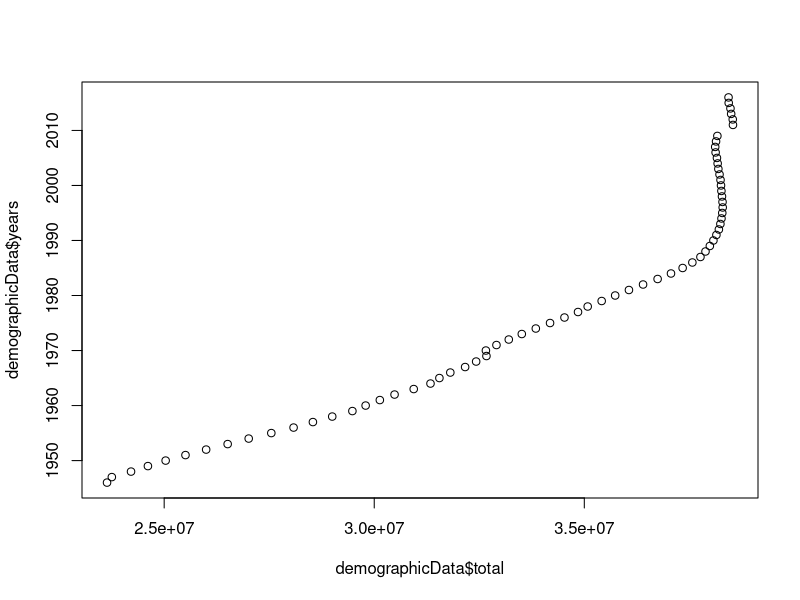

The R source for this figure:


demographicData <- read.table(file = "dane_demograficzne_pl.csv", sep=";", dec=".", header=TRUE)
head(demographicData,10)


cat("srednia liczba ludności od 1949 do 2016")
cat(summary(demographicData$total))

plot(demographicData$total, demographicData$years)
